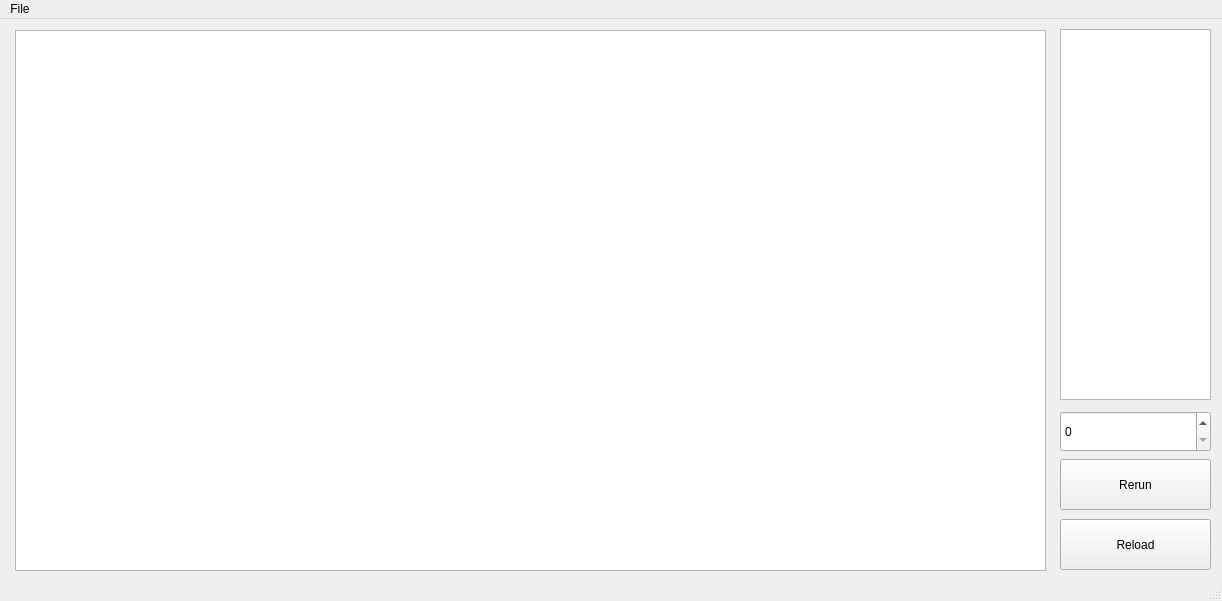
<?xml version="1.0" encoding="UTF-8"?>
<ui version="4.0">
 <class>D2D_Gui</class>
 <widget class="QMainWindow" name="D2D_Gui">
  <property name="geometry">
   <rect>
    <x>0</x>
    <y>0</y>
    <width>1222</width>
    <height>601</height>
   </rect>
  </property>
  <property name="mouseTracking">
   <bool>true</bool>
  </property>
  <property name="windowTitle">
   <string>D2D_Gui</string>
  </property>
  <widget class="QWidget" name="centralwidget">
   <widget class="QPushButton" name="pushButton">
    <property name="geometry">
     <rect>
      <x>1060</x>
      <y>440</y>
      <width>151</width>
      <height>51</height>
     </rect>
    </property>
    <property name="text">
     <string>Rerun</string>
    </property>
   </widget>
   <widget class="QPushButton" name="pushButton_2">
    <property name="geometry">
     <rect>
      <x>1060</x>
      <y>500</y>
      <width>151</width>
      <height>51</height>
     </rect>
    </property>
    <property name="text">
     <string>Reload</string>
    </property>
   </widget>
   <widget class="QListView" name="listView_2">
    <property name="geometry">
     <rect>
      <x>1060</x>
      <y>10</y>
      <width>151</width>
      <height>371</height>
     </rect>
    </property>
    <property name="toolTip">
     <string>&lt;html&gt;&lt;head/&gt;&lt;body&gt;&lt;p&gt;123&lt;/p&gt;&lt;p&gt;2121&lt;/p&gt;&lt;p&gt;123&lt;/p&gt;&lt;/body&gt;&lt;/html&gt;</string>
    </property>
    <property name="whatsThis">
     <string>123</string>
    </property>
   </widget>
   <widget class="QGraphicsView" name="graphicsView">
    <property name="geometry">
     <rect>
      <x>15</x>
      <y>11</y>
      <width>1031</width>
      <height>541</height>
     </rect>
    </property>
   </widget>
   <widget class="QSpinBox" name="spinBox">
    <property name="geometry">
     <rect>
      <x>1060</x>
      <y>392</y>
      <width>151</width>
      <height>41</height>
     </rect>
    </property>
   </widget>
  </widget>
  <widget class="QStatusBar" name="statusbar"/>
  <widget class="QMenuBar" name="menubar">
   <property name="geometry">
    <rect>
     <x>0</x>
     <y>0</y>
     <width>1222</width>
     <height>19</height>
    </rect>
   </property>
   <widget class="QMenu" name="menuFile">
    <property name="title">
     <string>File</string>
    </property>
    <addaction name="actionOpen_result_folder"/>
    <addaction name="actionOpen_execution_file"/>
   </widget>
   <addaction name="menuFile"/>
  </widget>
  <action name="actionOpen_result_folder">
   <property name="text">
    <string>Open result folder</string>
   </property>
  </action>
  <action name="actionOpen_execution_file">
   <property name="text">
    <string>Open execution file</string>
   </property>
  </action>
 </widget>
 <resources/>
 <connections/>
</ui>
